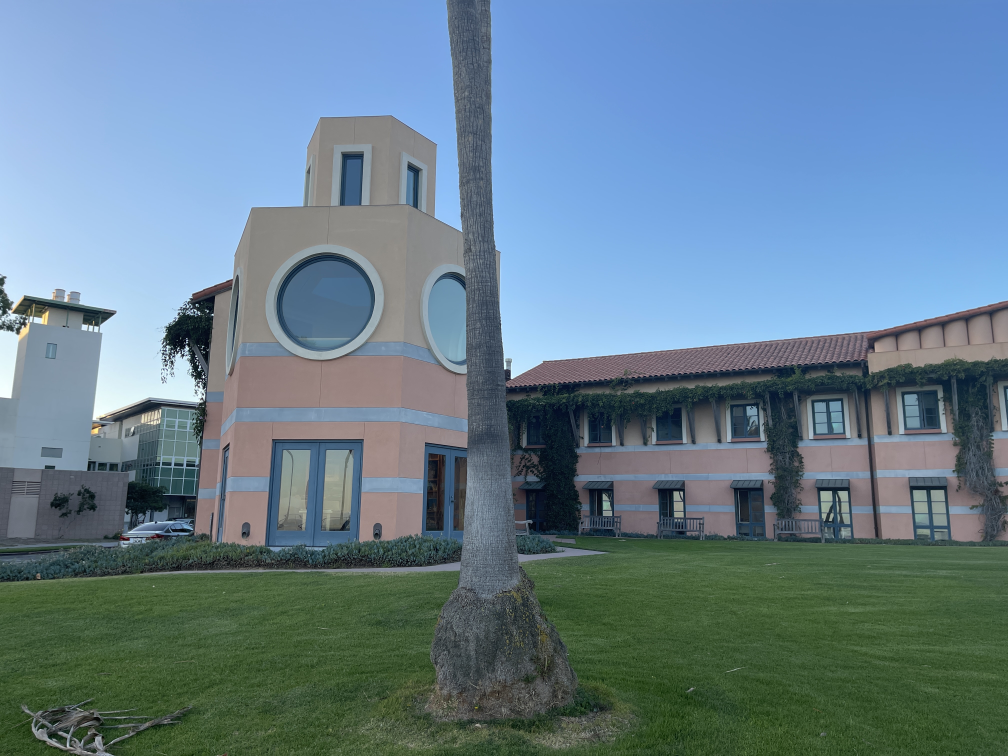
#> input picture Sample_Input/IMG_8833.JPG, 4032 x 3024 px (shown at 1/4 size)
$ python main.py
#> lines starting #> are read from the running program, lines starting #| are printed output that depends on the picture
### keypoint_matcher.py
import cv2
import numpy as np

# global params
SIFT= cv2.SIFT_create()
H = np.array([[1.5, 0.5, 0], [0, 2.5, 0], [0, 0, 1]])

RATIO=0.85
MIN=10
SMOOTHING=800
TOP_MATCHES = 20


def find(image : np.array):
    return SIFT.detectAndCompute(image, None)


def homography(image : np.array):
    h, w = image.shape[:2]
    return cv2.warpPerspective(image, H, (int(w * H[0, 0] + w * H[0, 1]), int(h * H[1, 1] + h * H[1, 0])))

def homography_custom(image : np.array, H_custom):
    h, w = image.shape[:2]
    return image


# [18 lines left out: functions calculate_homography, match, not called in this run]


def output_mapping(image_1 : np.array, keypoint_1, image_2 : np.array, keypoint_2, valid_matches):
    return cv2.drawMatchesKnn(image_1, keypoint_1, image_2, keypoint_2, valid_matches, None, flags=2)


# [54 lines left out: functions calculate_accuracy, blending, not called in this run]

### main.py
import cv2
import numpy as np
import keypoint_matcher as _kp_match
import os

# Sample Inputs
Sample_1 = 'IMG_8833.JPG'
Sample_2 = 'IMG_8834.JPG'
Sample_3 = 'IMG_8835.JPG'

# Program Paths
current_dir = os.path.dirname(os.path.abspath(__file__))
sample_input_dir = 'Sample_Input'
sample_output_dir = 'Sample_Output'

pano_left_path = 'pano_left.jpg'
pano_full_path = 'full_pano.jpg'

def display_image(title : str, image : np.array):
    cv2.imshow(title, image)
    cv2.waitKey(0)
    cv2.destroyAllWindows()

if __name__ == '__main__':
    path = os.path.join(current_dir, sample_input_dir, Sample_1)
    print(path)
    image_1 = cv2.imread(os.path.join(current_dir, sample_input_dir, Sample_1))
#> image_1 is the input picture: shape (3024, 4032, 3); mean B, G, R 141.8, 126.7, 101.9
    image_2 = cv2.imread(os.path.join(current_dir, sample_input_dir, Sample_2))
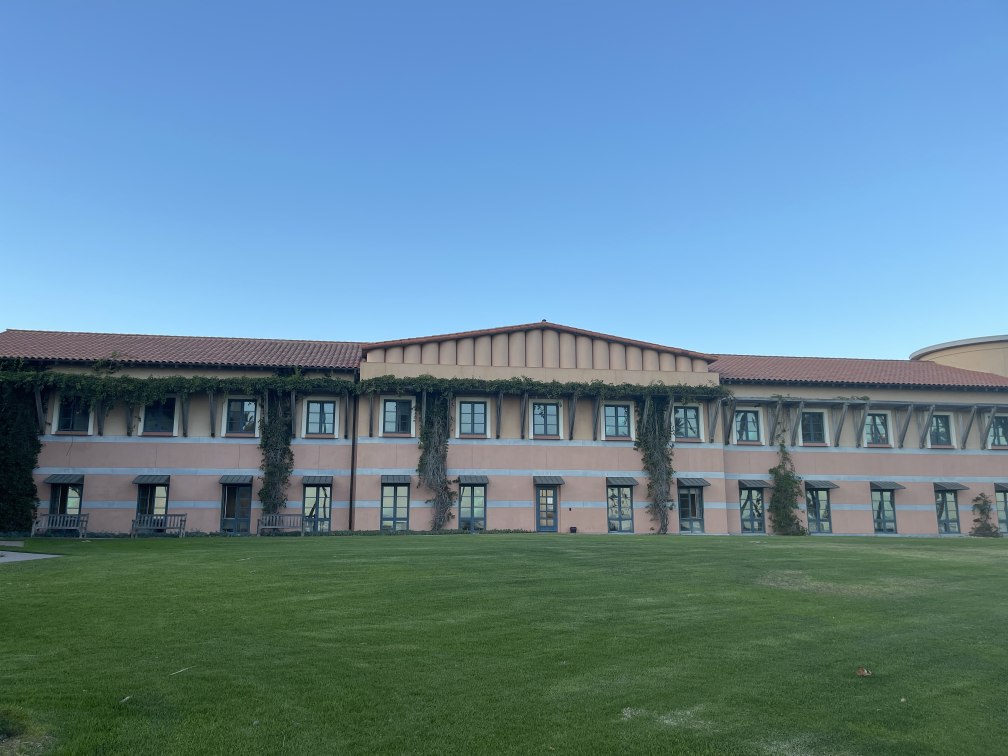
#> input picture Sample_Input/IMG_8834.JPG, 4032 x 3024 px (shown at 1/4 size)
#> image_2 is the input picture: shape (3024, 4032, 3); mean B, G, R 148.8, 132.1, 98
    image_3 = cv2.imread(os.path.join(current_dir, sample_input_dir, Sample_3))
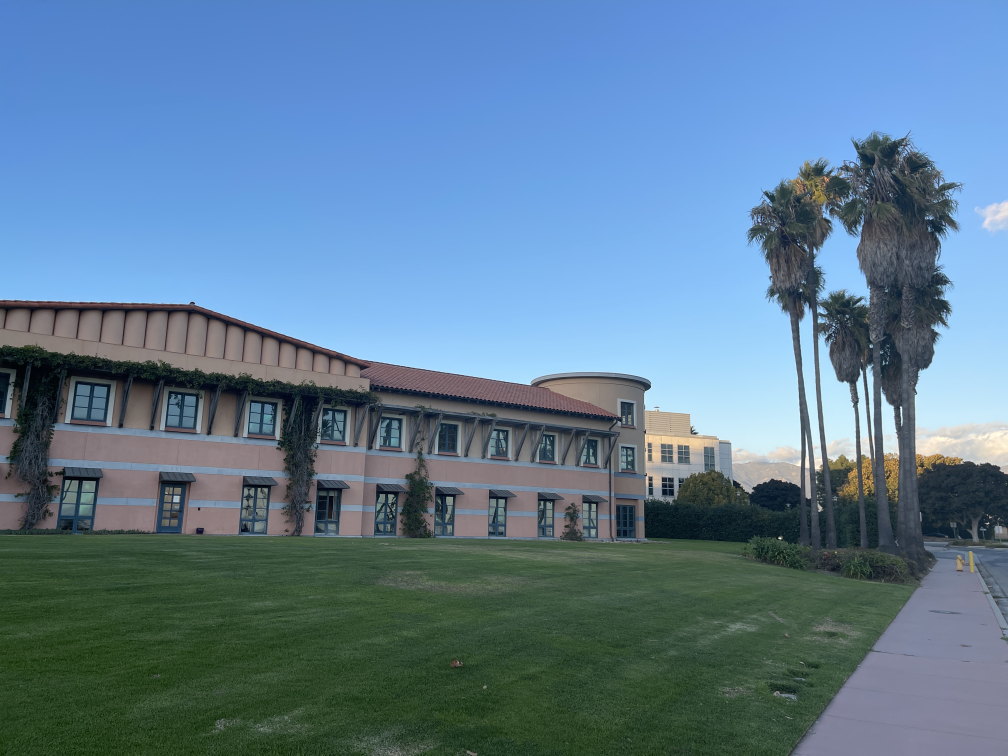
#> input picture Sample_Input/IMG_8835.JPG, 4032 x 3024 px (shown at 1/4 size)
#> image_3 is the input picture: shape (3024, 4032, 3); mean B, G, R 147.7, 124.1, 94.2

    # Calculate H for image 1 -> image 2
    display_image('Image 1', image_1)
    display_image('Image 2', image_2)
    display_image('Image 3', image_3)
    print('Question2')
#> (the run stopped early here; a loop or call above may not have finished)
